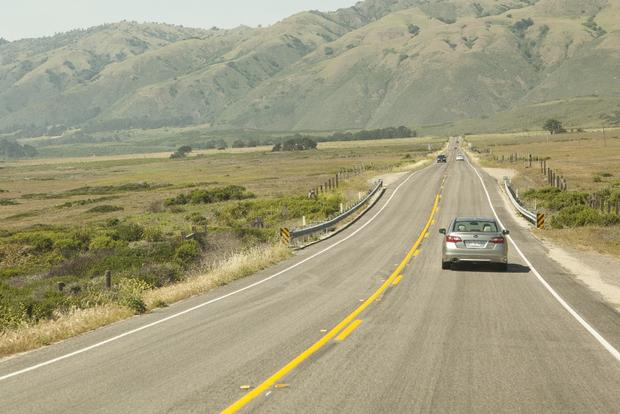
#> input picture Test/test_original/010.jpg, 620 x 414 px
$ python Image_Detection_SlindingWindows.py   (older library calls are emulated)
#> lines starting #> are read from the running program, lines starting #| are printed output that depends on the picture; after the words box and inside, x2 and y2 are one past the last pixel; in counts of white or black regions, pixels touching at a corner belong together; long printed decimals are rounded
import cv2
import numpy as np
import os
import glob
from matplotlib import pyplot as plt
import imutils


def sliding_window(image, stepSize, windowSize):
    # slide a window across the image
    for y in range(0, image.shape[0], stepSize):
        for x in range(0, image.shape[1], stepSize):
            #yield the current window
            yield (x, y, image[y:y + windowSize[1], x:x + windowSize[0]])
def getHog():
    cell_size = (16, 16)  # h x w in pixels
    block_size = (1, 1)  # h x w in cells
    nbins = 9  # number of orientation bins

    # winSize is the size of the image cropped to an multiple of the cell size
    # cell_size is the size of the cells of the img patch over which to calculate the histograms
    # block_size is the number of cells which fit in the patch
    return cv2.HOGDescriptor(_winSize=(64 // cell_size[1] * cell_size[1],
                                      64 // cell_size[0] * cell_size[0]),
                            _blockSize=(block_size[1] * cell_size[1],
                                        block_size[0] * cell_size[0]),
                            _blockStride=(cell_size[1], cell_size[0]),
                            _cellSize=(cell_size[1], cell_size[0]),
                            _nbins=nbins)
#Written by Ross Girshick
def detect_Objects(img):
    img = cv2.cvtColor(img, cv2.COLOR_BGR2GRAY)
    if(img.shape==(64,64)):
        h = getHog().compute(img)
        data_test=h.reshape(1,len(h))
        _ret,resp=ann.predict(data_test)
        #Get just the objects if the probabilistic criteria match
        if resp[0][0]>1.025 and abs(resp[0][0]-resp[0][1])>0.9: #resp[0][1]<0.01:
            print (resp)
            return True
        else:
            return False
    else:
        return False

def pyramid(image, scale=1.2, minSize=(64, 64)):
	# yield the original image
	yield image

	# keep looping over the pyramid
	while True:
		# compute the new dimensions of the image and resize it
		w = int(image.shape[1] / scale)
		image = imutils.resize(image, width=w)

		# if the resized image does not meet the supplied minimum
		# size, then stop constructing the pyramid
		if image.shape[0] < minSize[1] or image.shape[1] < minSize[0]:
			break

		# yield the next image in the pyramid
		yield image

#From https://stackoverflow.com/questions/1969240/mapping-a-range-of-values-to-another
def translate(value, leftMin, leftMax, rightMin, rightMax):
    # Figure out how 'wide' each range is
    leftSpan = leftMax - leftMin
    rightSpan = rightMax - rightMin

    # Convert the left range into a 0-1 range (float)
    valueScaled = float(value - leftMin) / float(leftSpan)

    # Convert the 0-1 range into a value in the right range.
    return rightMin + (valueScaled * rightSpan)

def main():
    img = cv2.imread("./Test/test_original/010.jpg") ##Funcion que devuelve las imagenes para entrenamiento
#> img is the input picture: shape (414, 620, 3); mean B, G, R 126.7, 156.7, 161.4
    wsize = 64
    hmap = img.copy()
    hmap = cv2.cvtColor(img, cv2.COLOR_BGR2GRAY)
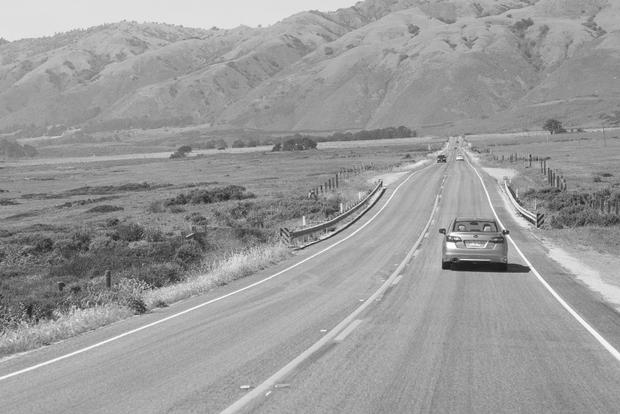
#> hmap: shape (414, 620); min 11, max 254, mean 154.7
    hmap[:][:] = 0
#> hmap: shape (414, 620); every value is 0
    for im in pyramid(img):
            overlay = hmap.copy()
            for (x,y,window) in sliding_window(im,(int)(wsize*0.25),(wsize,wsize)):
                if detect_Objects(window):
                    t=hmap.copy()
                    t[:][:] = 0
                    x1= (int)(translate(x,0,im.shape[0],0,img.shape[0]))
                    y1 = (int)(translate(y,0,im.shape[1],0,img.shape[1]))
                    scale_w = (int)(translate(wsize,0,im.shape[1],0,img.shape[1]))
                    (x2,y2) = (x1+(int)(scale_w),y1+(int)(scale_w))
                    cv2.rectangle(t,(x1,y1),(x2,y2),255,-1)
                    cv2.addWeighted(t, 0.1, overlay,0.9,0,overlay)
            cv2.addWeighted(overlay, 0.5, hmap,0.5,0,hmap)
#> this loop made 10 passes
#| [[ 1.026  -0.02543]]
#| [[ 1.026  -0.02601]]
#| [[ 1.025  -0.02537]]
#| [[ 1.026  -0.02609]]
#| [[ 1.025  -0.02576]]
#| [[ 1.026  -0.02616]]
#| [[ 1.026 -0.02622]]
#> pass 1, in detect_Objects (call 2), `img = cv2.cvtColor(img, cv2.COLOR_BGR2GRAY)`:
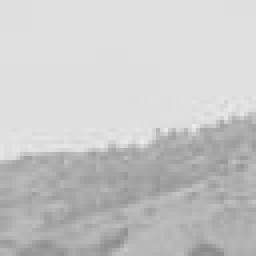
#> img: shape (64, 64) (shown 4 times larger); min 137, max 236, mean 200.3
#> pass 1, in detect_Objects (call 3), `img = cv2.cvtColor(img, cv2.COLOR_BGR2GRAY)`:
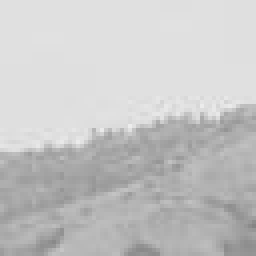
#> img: shape (64, 64) (shown 4 times larger); min 132, max 236, mean 198.2
#> pass 1, in detect_Objects (call 4), `img = cv2.cvtColor(img, cv2.COLOR_BGR2GRAY)`:
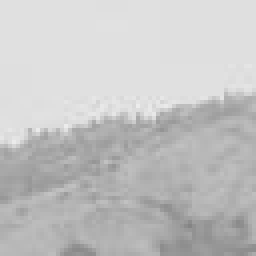
#> img: shape (64, 64) (shown 4 times larger); min 132, max 236, mean 196.1
#> after the loop:
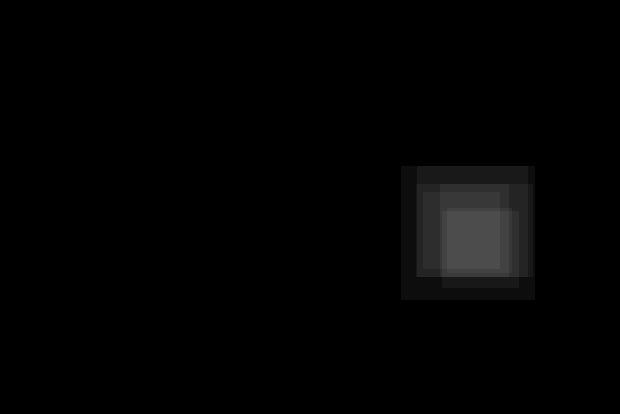
#> hmap: shape (414, 620); min 0, max 76, mean 2.8
#> after the loop:
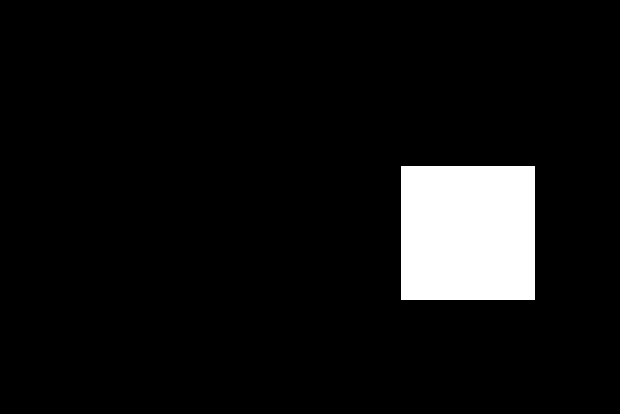
#> t: shape (414, 620); 7% white; 1 white region, box (x1, y1, x2, y2) and area: (401, 166, 535, 300) 17956
    hmap2 = hmap.copy()
    np.place(hmap2,hmap<hmap.max()*0.5,0)
#> hmap2: shape (414, 620); 3.72% of pixels changed, all inside (x1, y1, x2, y2) = (401, 166, 535, 300)
    _,contours,_ = cv2.findContours(hmap2, cv2.RETR_EXTERNAL, cv2.CHAIN_APPROX_SIMPLE)
    for cnt in contours:
            x,y,w,h = cv2.boundingRect(cnt)
            cv2.rectangle(img,(x,y),(x+w,y+h),(0,255,0),2)
#> this loop made 1 pass
#> img: shape (414, 620, 3)
    hmap =cv2.applyColorMap(hmap,cv2.COLORMAP_HOT)
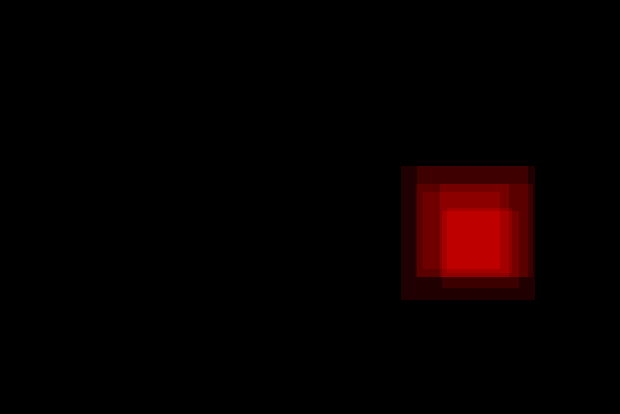
#> hmap: shape (414, 620, 3); mean B, G, R 0, 0, 7.1
    cv2.imwrite('obj.png',img)
    cv2.imshow("result",img)
    cv2.imshow("Heatmap",hmap)
    cv2.waitKey()#Comentar


if __name__ == '__main__':
    #Variables Globales
    ann = cv2.ml.ANN_MLP_load("hog_ann_mlp.yml")
    main()

$ run again, with Test/test_original/000.jpg copied over Test/test_original/010.jpg
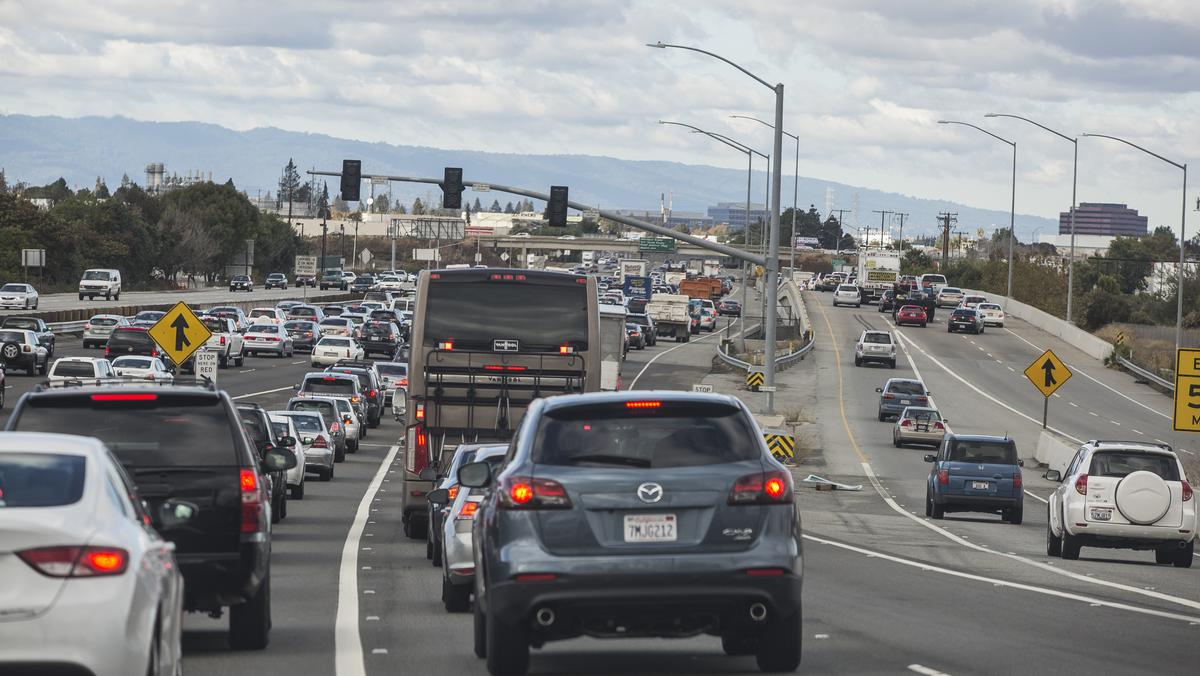
#> input picture Test/test_original/000.jpg, 1200 x 676 px
#> in main, img is the input picture: shape (676, 1200, 3); mean B, G, R 134.1, 132.7, 131.5
#> the loop in main, `for im in pyramid(img):` made 13 passes
#> (printed output is left out)
#> after the loop in main, `for im in pyramid(img):`:
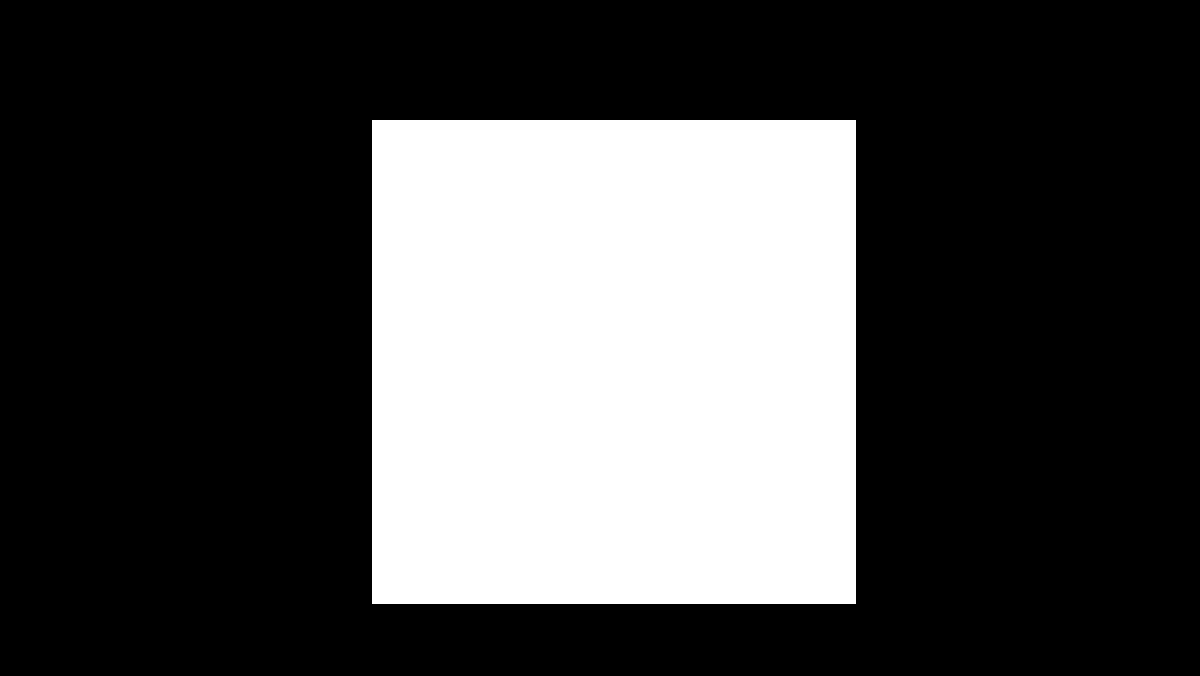
#> t: shape (676, 1200); 28.9% white; 1 white region, box (x1, y1, x2, y2) and area: (372, 120, 856, 604) 234256
#> the loop in main, `for cnt in contours:` made 3 passes
#> cnt on passes 1 to 2: [[417, 441], [441, 441]], [[535, 431], [535, 460], [641, 460], [641, 431]]
#> in main, `hmap =cv2.applyColorMap(hmap,cv2.COLORMAP_HOT)`:
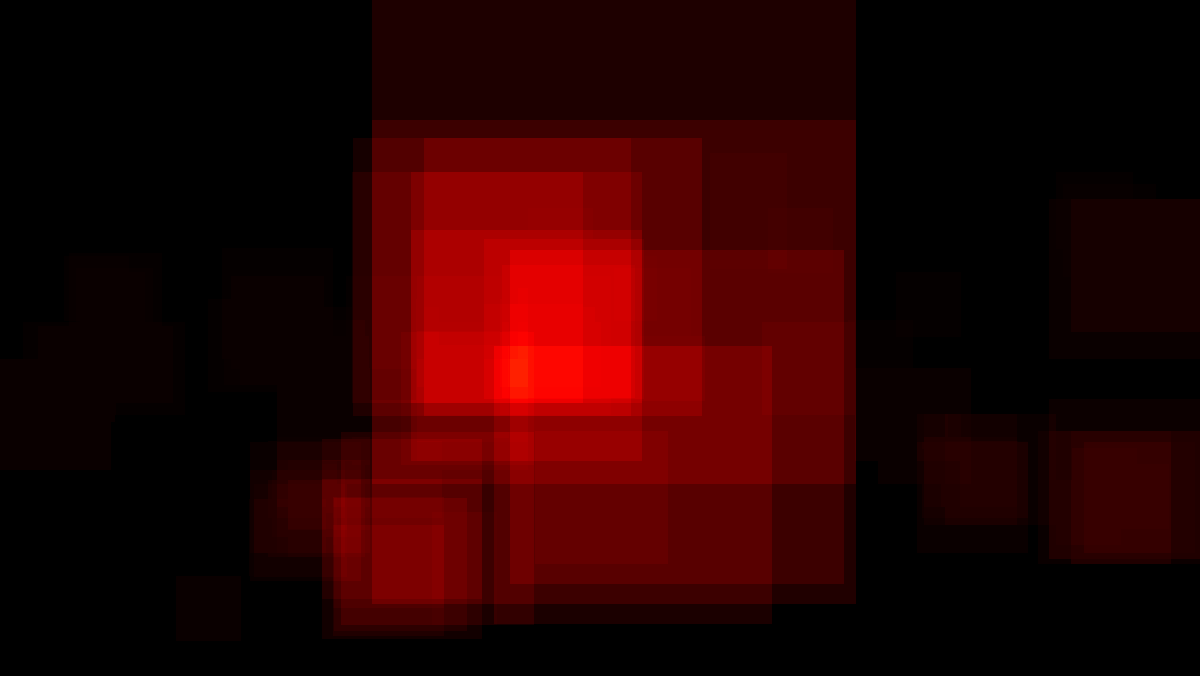
#> hmap: shape (676, 1200, 3); mean B, G, R 0, 0.1, 41.2
